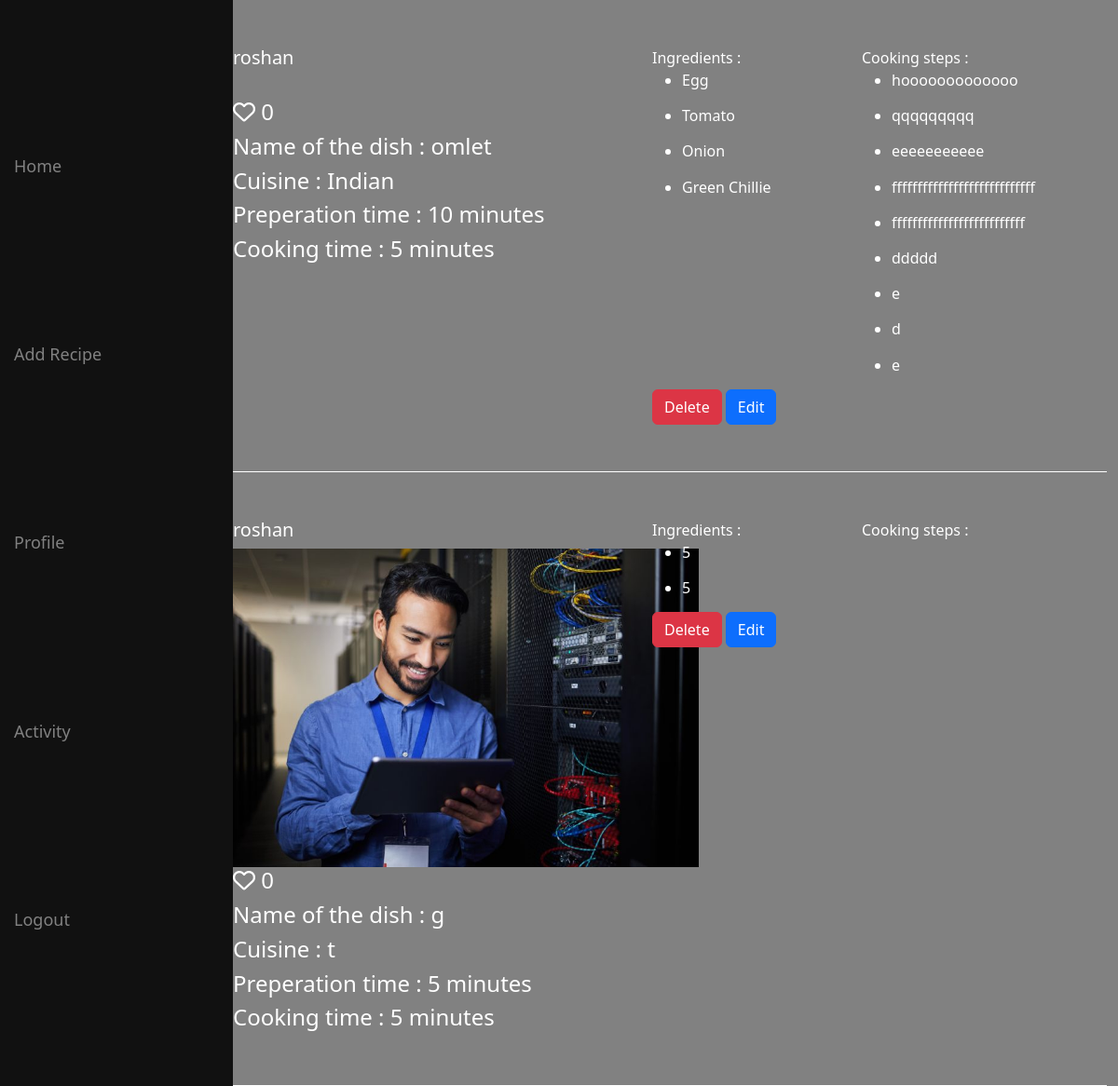
The app's page /profile (signed in) with its own data.
### app/models.py (models this page shows)
class Dish(models.Model):
    user=models.ForeignKey(User,on_delete=models.CASCADE)
    name=models.TextField()
    img=models.FileField()
    cuisine=models.TextField()
    prep=models.IntegerField()
    cook=models.IntegerField()
    likes=models.IntegerField()
    rating=models.IntegerField()

class Ingredients(models.Model):
    dish=models.ForeignKey(Dish, on_delete=models.CASCADE)
    item=models.TextField()

class Cooking(models.Model):
    dish=models.ForeignKey(Dish, on_delete=models.CASCADE)
    steps=models.TextField()

### app/views.py (the view)
# urls.py: path('profile',views.profile),
def profile(req):
    if 'user' in req.session:
        user=User.objects.get(username=req.session['user'])
        dish=Dish.objects.filter(user=user)
        ingr=Ingredients.objects.all()
        cook=Cooking.objects.all()
        return render(req,'profile.html',{'dish':dish,'ingr':ingr,'cook':cook})
    else:
        return redirect(shop_login)

### templates/profile.html (shortened to what this page needs)
<!DOCTYPE html>
<html lang="en">
<head>
    {% load static %}
    <link rel="stylesheet" href="https://cdnjs.cloudflare.com/ajax/libs/font-awesome/6.7.2/css/all.min.css" />
    <link href="https://cdn.jsdelivr.net/npm/bootstrap@5.3.3/dist/css/bootstrap.min.css" rel="stylesheet">
    <link rel="stylesheet" href="{% static 'css/style.css' %}">
</head>
<body>
    <div class="container-fluid">
        <div class="row">
            <div class="col-lg-2">
                <div id="sidebar" class="sidebar">
                    <a href="home">Home</a>
                    <a href="addRecipe">Add Recipe</a>
                    <a href="profile">Profile</a>
                    <a href="#">Activity</a>
                    <a href="#">Logout</a>
                </div>
            </div>
            <div class="col-lg-10">
                <div class="row ">
                    {% for i in dish %}
                    <div class="row post">
                        <div class="col-lg-6">
                                <h5>{{i.user.first_name}}</h5>
                                <img src="{{i.img.url}}" alt="" width="500px">
                                <h4><i class="fa-regular fa-heart"></i>  {{i.likes}}</h4>
                                <h4>Name of the dish : {{i.name}}</h4>
                                <h4> Cuisine : {{i.cuisine}}</h4>
                                <h4> Preperation time : {{i.prep}} minutes</h4>
                                <h4> Cooking time : {{i.cook}} minutes</h4>
                        </div>
                        <div class="col-lg-6">
                            <div class="row">
                                <div class="col-lg-6">
                                    Ingredients :
                                    {% for j in ingr %}
                                    {% if i.pk == j.dish.pk %}
                                    <ul>
                                        <li>
                                            <h6>{{j.item}}</h6>
                                        </li>
                                    </ul>
                                    {% endif %}
                                    {% endfor %}
                                </div>
                                <div class="col-lg-6">
                                    Cooking steps :
                                    {% for j in cook %}
                                    {% if i.pk == j.dish.pk %}
                                    <ul>
                                        <li>
                                            <h6>{{j.steps}}</h6>
                                        </li>
                                    </ul>
                                    {% endif %}
                                    {% endfor %}
                                </div>
                            </div>
                            <a href="delete" class="btn btn-danger">Delete</a>
                            <a href="edit/{{i.pk}}" class="btn btn-primary">Edit</a>
                        </div>
                    </div>
                    {% endfor %}
                </div>
            </div>
        </div>
    </div>
</body>
</html>

### static/css/style.css (style rules this page uses)
body { background-color: #818181; color: white; }
.sidebar { height: 100%; width: 250px; position: fixed; top: 0; left: 0; background-color: #111; transition: 0.3s; z-index: 1; display: flex; flex-direction: column; justify-content:space-evenly; }
.sidebar a { padding: 10px 15px; text-decoration: none; font-size: 18px; color: #818181; display: block; transition: 0.3s; }
.post { border-bottom: 1px solid white; padding: 50px; }
@media screen and (min-width: 501px) { #sidebar { left: 0; } }

### records on screen
Dish: user.first_name "roshan", likes "0", name "omlet", cuisine "Indian", prep "10", cook "5"
Ingredients: item "Egg"
Ingredients: item "Tomato"
Ingredients: item "Onion"
Ingredients: item "Green Chillie"
Cooking: steps "hooooooooooooo"
Cooking: steps "qqqqqqqqq"
Cooking: steps "eeeeeeeeeee"
Cooking: steps "ffffffffffffffffffffffffffff"
Cooking: steps "ffffffffffffffffffffffffff"
Cooking: steps "ddddd"
Cooking: steps "e"
Cooking: steps "d"
Cooking: steps "e"
Dish: user.first_name "roshan", img (picture), likes "0", name "g", cuisine "t", prep "5", cook "5"
Ingredients: item "5"
Ingredients: item "5"
